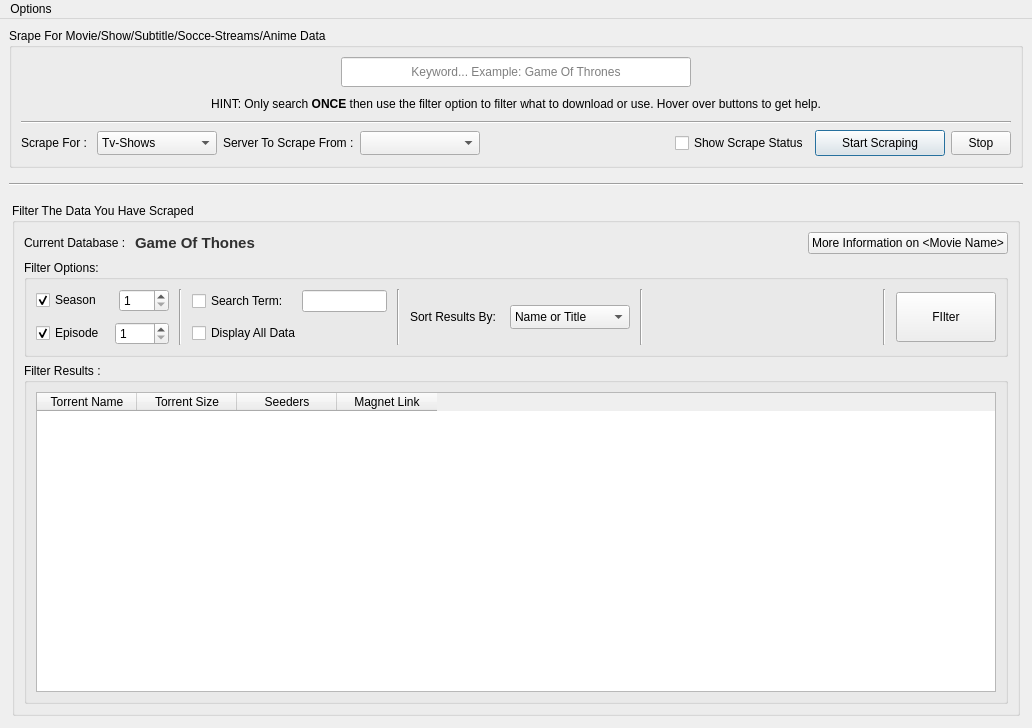
<?xml version="1.0" encoding="UTF-8"?>
<ui version="4.0">
 <class>MainWindow</class>
 <widget class="QMainWindow" name="MainWindow">
  <property name="geometry">
   <rect>
    <x>0</x>
    <y>0</y>
    <width>1032</width>
    <height>728</height>
   </rect>
  </property>
  <property name="windowTitle">
   <string>EZTV Torrent Scraper - Find Any Torrent!</string>
  </property>
  <property name="windowIcon">
   <iconset>
    <normaloff>C:/Users/RoyalState/.designer/imgs/torrent_icon.png</normaloff>C:/Users/RoyalState/.designer/imgs/torrent_icon.png</iconset>
  </property>
  <widget class="QWidget" name="centralwidget">
   <layout class="QVBoxLayout" name="verticalLayout">
    <property name="spacing">
     <number>0</number>
    </property>
    <property name="leftMargin">
     <number>0</number>
    </property>
    <property name="topMargin">
     <number>0</number>
    </property>
    <property name="rightMargin">
     <number>0</number>
    </property>
    <property name="bottomMargin">
     <number>0</number>
    </property>
    <item>
     <widget class="QFrame" name="frame">
      <property name="focusPolicy">
       <enum>Qt::StrongFocus</enum>
      </property>
      <property name="frameShape">
       <enum>QFrame::NoFrame</enum>
      </property>
      <property name="frameShadow">
       <enum>QFrame::Plain</enum>
      </property>
      <layout class="QVBoxLayout" name="verticalLayout_3">
       <item>
        <widget class="QGroupBox" name="groupBox">
         <property name="minimumSize">
          <size>
           <width>0</width>
           <height>140</height>
          </size>
         </property>
         <property name="maximumSize">
          <size>
           <width>16777215</width>
           <height>150</height>
          </size>
         </property>
         <property name="title">
          <string>Srape For Movie/Show/Subtitle/Socce-Streams/Anime Data</string>
         </property>
         <layout class="QVBoxLayout" name="verticalLayout_2">
          <item>
           <layout class="QHBoxLayout" name="horizontalLayout">
            <item>
             <spacer name="horizontalSpacer">
              <property name="orientation">
               <enum>Qt::Horizontal</enum>
              </property>
              <property name="sizeHint" stdset="0">
               <size>
                <width>40</width>
                <height>20</height>
               </size>
              </property>
             </spacer>
            </item>
            <item>
             <widget class="QLineEdit" name="keyword_edit">
              <property name="minimumSize">
               <size>
                <width>350</width>
                <height>30</height>
               </size>
              </property>
              <property name="toolTip">
               <string>Enter the keyword you want to search/scrape for.
You can, for example, enter Game Of thrones to get
all the torrents available for GOT and
then later filter the Sraped data for what you want exactly.</string>
              </property>
              <property name="alignment">
               <set>Qt::AlignCenter</set>
              </property>
              <property name="placeholderText">
               <string>Keyword... Example: Game Of Thrones</string>
              </property>
             </widget>
            </item>
            <item>
             <spacer name="horizontalSpacer_2">
              <property name="orientation">
               <enum>Qt::Horizontal</enum>
              </property>
              <property name="sizeHint" stdset="0">
               <size>
                <width>40</width>
                <height>20</height>
               </size>
              </property>
             </spacer>
            </item>
           </layout>
          </item>
          <item>
           <widget class="QLabel" name="label_6">
            <property name="text">
             <string>&lt;html&gt;&lt;head/&gt;&lt;body&gt;&lt;p&gt;HINT: Only search &lt;span style=&quot; font-weight:700;&quot;&gt;ONCE&lt;/span&gt; then use the filter option to filter what to download or use. Hover over buttons to get help.&lt;/p&gt;&lt;/body&gt;&lt;/html&gt;</string>
            </property>
            <property name="alignment">
             <set>Qt::AlignCenter</set>
            </property>
           </widget>
          </item>
          <item>
           <widget class="Line" name="line">
            <property name="orientation">
             <enum>Qt::Horizontal</enum>
            </property>
           </widget>
          </item>
          <item>
           <layout class="QHBoxLayout" name="horizontalLayout_4">
            <item>
             <layout class="QHBoxLayout" name="horizontalLayout_2">
              <item>
               <widget class="QLabel" name="label">
                <property name="text">
                 <string>Scrape For : </string>
                </property>
               </widget>
              </item>
              <item>
               <widget class="QComboBox" name="scrape_for_combo">
                <property name="minimumSize">
                 <size>
                  <width>120</width>
                  <height>24</height>
                 </size>
                </property>
                <property name="toolTip">
                 <string>Here you the category of media your search is from.</string>
                </property>
                <item>
                 <property name="text">
                  <string>Tv-Shows</string>
                 </property>
                </item>
                <item>
                 <property name="text">
                  <string>Movies</string>
                 </property>
                </item>
                <item>
                 <property name="text">
                  <string>Subtitles</string>
                 </property>
                </item>
                <item>
                 <property name="text">
                  <string>Soccer-Streams</string>
                 </property>
                </item>
                <item>
                 <property name="text">
                  <string>Anime</string>
                 </property>
                </item>
                <item>
                 <property name="text">
                  <string>General</string>
                 </property>
                </item>
               </widget>
              </item>
             </layout>
            </item>
            <item>
             <layout class="QHBoxLayout" name="horizontalLayout_3">
              <item>
               <widget class="QLabel" name="label_2">
                <property name="text">
                 <string>Server To Scrape From :</string>
                </property>
               </widget>
              </item>
              <item>
               <widget class="QComboBox" name="scrape_from_combo">
                <property name="minimumSize">
                 <size>
                  <width>120</width>
                  <height>24</height>
                 </size>
                </property>
                <property name="toolTip">
                 <string>Here you select the popular websites from where you
want to scrape the data from.</string>
                </property>
               </widget>
              </item>
             </layout>
            </item>
            <item>
             <spacer name="horizontalSpacer_3">
              <property name="orientation">
               <enum>Qt::Horizontal</enum>
              </property>
              <property name="sizeHint" stdset="0">
               <size>
                <width>40</width>
                <height>20</height>
               </size>
              </property>
             </spacer>
            </item>
            <item>
             <widget class="QCheckBox" name="show_status_check">
              <property name="minimumSize">
               <size>
                <width>130</width>
                <height>0</height>
               </size>
              </property>
              <property name="toolTip">
               <string>Keep this option checked to see the scraper working.</string>
              </property>
              <property name="text">
               <string>Show Scrape Status</string>
              </property>
             </widget>
            </item>
            <item>
             <widget class="QPushButton" name="start_scraping_button">
              <property name="minimumSize">
               <size>
                <width>130</width>
                <height>26</height>
               </size>
              </property>
              <property name="toolTip">
               <string>This button starts the scraping process and will search for
the Keyword in the selected site and return the found data.</string>
              </property>
              <property name="text">
               <string>Start Scraping</string>
              </property>
              <property name="icon">
               <iconset>
                <normaloff>C:/Users/RoyalState/.designer/imgs/scrape.png</normaloff>C:/Users/RoyalState/.designer/imgs/scrape.png</iconset>
              </property>
              <property name="default">
               <bool>true</bool>
              </property>
             </widget>
            </item>
            <item>
             <widget class="QPushButton" name="stop_scraping_button">
              <property name="minimumSize">
               <size>
                <width>0</width>
                <height>24</height>
               </size>
              </property>
              <property name="maximumSize">
               <size>
                <width>60</width>
                <height>16777215</height>
               </size>
              </property>
              <property name="toolTip">
               <string>This button will stop the scraping process.</string>
              </property>
              <property name="text">
               <string>Stop</string>
              </property>
              <property name="icon">
               <iconset>
                <normaloff>C:/Users/RoyalState/.designer/imgs/stop.png</normaloff>C:/Users/RoyalState/.designer/imgs/stop.png</iconset>
              </property>
             </widget>
            </item>
           </layout>
          </item>
         </layout>
        </widget>
       </item>
       <item>
        <widget class="Line" name="line_4">
         <property name="minimumSize">
          <size>
           <width>0</width>
           <height>20</height>
          </size>
         </property>
         <property name="orientation">
          <enum>Qt::Horizontal</enum>
         </property>
        </widget>
       </item>
       <item>
        <widget class="QStackedWidget" name="stackedWidget">
         <property name="currentIndex">
          <number>0</number>
         </property>
         <widget class="QWidget" name="page">
          <layout class="QVBoxLayout" name="verticalLayout_8">
           <property name="spacing">
            <number>0</number>
           </property>
           <property name="leftMargin">
            <number>3</number>
           </property>
           <property name="topMargin">
            <number>3</number>
           </property>
           <property name="rightMargin">
            <number>3</number>
           </property>
           <property name="bottomMargin">
            <number>3</number>
           </property>
           <item>
            <widget class="QGroupBox" name="groupBox_2">
             <property name="title">
              <string>Filter The Data You Have Scraped</string>
             </property>
             <layout class="QVBoxLayout" name="verticalLayout_4">
              <item>
               <layout class="QHBoxLayout" name="horizontalLayout_6">
                <item>
                 <layout class="QHBoxLayout" name="horizontalLayout_5">
                  <item>
                   <widget class="QLabel" name="label_3">
                    <property name="text">
                     <string>Current Database : </string>
                    </property>
                   </widget>
                  </item>
                  <item>
                   <widget class="QLabel" name="currnet_database_label">
                    <property name="text">
                     <string>&lt;html&gt;&lt;head/&gt;&lt;body&gt;&lt;p&gt;&lt;span style=&quot; font-size:11pt; font-weight:700; color:#313131;&quot;&gt;Game Of Thones&lt;/span&gt;&lt;/p&gt;&lt;/body&gt;&lt;/html&gt;</string>
                    </property>
                   </widget>
                  </item>
                 </layout>
                </item>
                <item>
                 <spacer name="horizontalSpacer_4">
                  <property name="orientation">
                   <enum>Qt::Horizontal</enum>
                  </property>
                  <property name="sizeHint" stdset="0">
                   <size>
                    <width>40</width>
                    <height>20</height>
                   </size>
                  </property>
                 </spacer>
                </item>
                <item>
                 <widget class="QPushButton" name="more_information_button">
                  <property name="toolTip">
                   <string>This button will try to get more details of the KEYWORD and display it in your browser.</string>
                  </property>
                  <property name="text">
                   <string>More Information on &lt;Movie Name&gt;</string>
                  </property>
                 </widget>
                </item>
               </layout>
              </item>
              <item>
               <widget class="QGroupBox" name="groupBox_3">
                <property name="title">
                 <string>Filter Options: </string>
                </property>
                <layout class="QHBoxLayout" name="horizontalLayout_11">
                 <property name="spacing">
                  <number>10</number>
                 </property>
                 <item>
                  <layout class="QVBoxLayout" name="verticalLayout_5">
                   <item>
                    <layout class="QHBoxLayout" name="horizontalLayout_9">
                     <item>
                      <widget class="QCheckBox" name="season_check">
                       <property name="toolTip">
                        <string>In case you are scraping for a Tv-Show
this will only filter in the season you set here.</string>
                       </property>
                       <property name="text">
                        <string>Season  </string>
                       </property>
                       <property name="checked">
                        <bool>true</bool>
                       </property>
                      </widget>
                     </item>
                     <item>
                      <widget class="QSpinBox" name="season_spin">
                       <property name="minimumSize">
                        <size>
                         <width>50</width>
                         <height>0</height>
                        </size>
                       </property>
                       <property name="toolTip">
                        <string>In case you are scraping for a Tv-Show
this will only filter in the season you set here.</string>
                       </property>
                       <property name="minimum">
                        <number>1</number>
                       </property>
                       <property name="maximum">
                        <number>999</number>
                       </property>
                      </widget>
                     </item>
                    </layout>
                   </item>
                   <item>
                    <layout class="QHBoxLayout" name="horizontalLayout_10">
                     <item>
                      <widget class="QCheckBox" name="episode_check">
                       <property name="toolTip">
                        <string>In case you are scraping for a Tv-Show
this will only filter in the episode you set here.</string>
                       </property>
                       <property name="text">
                        <string>Episode</string>
                       </property>
                       <property name="checked">
                        <bool>true</bool>
                       </property>
                      </widget>
                     </item>
                     <item>
                      <widget class="QSpinBox" name="episode_spin">
                       <property name="minimumSize">
                        <size>
                         <width>50</width>
                         <height>0</height>
                        </size>
                       </property>
                       <property name="toolTip">
                        <string>In case you are scraping for a Tv-Show
this will only filter in the episode you set here.</string>
                       </property>
                       <property name="minimum">
                        <number>1</number>
                       </property>
                       <property name="maximum">
                        <number>999</number>
                       </property>
                      </widget>
                     </item>
                    </layout>
                   </item>
                  </layout>
                 </item>
                 <item>
                  <widget class="Line" name="line_2">
                   <property name="orientation">
                    <enum>Qt::Vertical</enum>
                   </property>
                  </widget>
                 </item>
                 <item>
                  <layout class="QVBoxLayout" name="verticalLayout_6">
                   <item>
                    <layout class="QHBoxLayout" name="horizontalLayout_8">
                     <item>
                      <widget class="QCheckBox" name="search_term_check">
                       <property name="text">
                        <string>Search Term: </string>
                       </property>
                      </widget>
                     </item>
                     <item>
                      <widget class="QLineEdit" name="search_term_edit"/>
                     </item>
                    </layout>
                   </item>
                   <item>
                    <widget class="QCheckBox" name="display_all_data_check">
                     <property name="text">
                      <string>Display All Data</string>
                     </property>
                    </widget>
                   </item>
                  </layout>
                 </item>
                 <item>
                  <widget class="Line" name="line_3">
                   <property name="orientation">
                    <enum>Qt::Vertical</enum>
                   </property>
                  </widget>
                 </item>
                 <item>
                  <layout class="QHBoxLayout" name="horizontalLayout_7">
                   <item>
                    <widget class="QLabel" name="label_5">
                     <property name="text">
                      <string>Sort Results By: </string>
                     </property>
                    </widget>
                   </item>
                   <item>
                    <widget class="QComboBox" name="sort_by_combo">
                     <property name="minimumSize">
                      <size>
                       <width>120</width>
                       <height>24</height>
                      </size>
                     </property>
                     <item>
                      <property name="text">
                       <string>Name or Title</string>
                      </property>
                     </item>
                     <item>
                      <property name="text">
                       <string>Seeders</string>
                      </property>
                     </item>
                     <item>
                      <property name="text">
                       <string>Torrent Size</string>
                      </property>
                     </item>
                    </widget>
                   </item>
                  </layout>
                 </item>
                 <item>
                  <widget class="Line" name="line_5">
                   <property name="orientation">
                    <enum>Qt::Vertical</enum>
                   </property>
                  </widget>
                 </item>
                 <item>
                  <spacer name="horizontalSpacer_5">
                   <property name="orientation">
                    <enum>Qt::Horizontal</enum>
                   </property>
                   <property name="sizeHint" stdset="0">
                    <size>
                     <width>252</width>
                     <height>20</height>
                    </size>
                   </property>
                  </spacer>
                 </item>
                 <item>
                  <widget class="Line" name="line_6">
                   <property name="orientation">
                    <enum>Qt::Vertical</enum>
                   </property>
                  </widget>
                 </item>
                 <item>
                  <widget class="QPushButton" name="filter_button">
                   <property name="minimumSize">
                    <size>
                     <width>100</width>
                     <height>50</height>
                    </size>
                   </property>
                   <property name="maximumSize">
                    <size>
                     <width>60</width>
                     <height>16777215</height>
                    </size>
                   </property>
                   <property name="toolTip">
                    <string>Filter the scraped data for what you want according to the set filter options.
This can be done more than once.</string>
                   </property>
                   <property name="text">
                    <string>FIlter</string>
                   </property>
                  </widget>
                 </item>
                </layout>
               </widget>
              </item>
              <item>
               <widget class="QGroupBox" name="groupBox_4">
                <property name="title">
                 <string>Filter Results : </string>
                </property>
                <layout class="QVBoxLayout" name="verticalLayout_7">
                 <item>
                  <widget class="QTableWidget" name="results_table">
                   <property name="editTriggers">
                    <set>QAbstractItemView::NoEditTriggers</set>
                   </property>
                   <property name="selectionMode">
                    <enum>QAbstractItemView::SingleSelection</enum>
                   </property>
                   <property name="selectionBehavior">
                    <enum>QAbstractItemView::SelectRows</enum>
                   </property>
                   <column>
                    <property name="text">
                     <string>Torrent Name</string>
                    </property>
                   </column>
                   <column>
                    <property name="text">
                     <string>Torrent Size</string>
                    </property>
                   </column>
                   <column>
                    <property name="text">
                     <string>Seeders</string>
                    </property>
                   </column>
                   <column>
                    <property name="text">
                     <string>Magnet Link</string>
                    </property>
                   </column>
                  </widget>
                 </item>
                </layout>
               </widget>
              </item>
             </layout>
            </widget>
           </item>
          </layout>
         </widget>
         <widget class="QWidget" name="page_2">
          <layout class="QVBoxLayout" name="verticalLayout_9">
           <property name="spacing">
            <number>0</number>
           </property>
           <property name="leftMargin">
            <number>0</number>
           </property>
           <property name="topMargin">
            <number>0</number>
           </property>
           <property name="rightMargin">
            <number>0</number>
           </property>
           <property name="bottomMargin">
            <number>0</number>
           </property>
           <item>
            <widget class="QFrame" name="frame_2">
             <property name="frameShape">
              <enum>QFrame::StyledPanel</enum>
             </property>
             <property name="frameShadow">
              <enum>QFrame::Raised</enum>
             </property>
             <layout class="QHBoxLayout" name="horizontalLayout_12">
              <property name="leftMargin">
               <number>0</number>
              </property>
              <property name="rightMargin">
               <number>0</number>
              </property>
              <item>
               <widget class="QTextEdit" name="log_text">
                <property name="frameShape">
                 <enum>QFrame::NoFrame</enum>
                </property>
                <property name="frameShadow">
                 <enum>QFrame::Plain</enum>
                </property>
                <property name="readOnly">
                 <bool>true</bool>
                </property>
               </widget>
              </item>
              <item>
               <layout class="QVBoxLayout" name="verticalLayout_10">
                <property name="spacing">
                 <number>12</number>
                </property>
                <item>
                 <spacer name="verticalSpacer_2">
                  <property name="orientation">
                   <enum>Qt::Vertical</enum>
                  </property>
                  <property name="sizeHint" stdset="0">
                   <size>
                    <width>20</width>
                    <height>40</height>
                   </size>
                  </property>
                 </spacer>
                </item>
                <item>
                 <widget class="QPushButton" name="back_button">
                  <property name="text">
                   <string>Back</string>
                  </property>
                 </widget>
                </item>
                <item>
                 <widget class="QPushButton" name="clear_button">
                  <property name="text">
                   <string>Clear</string>
                  </property>
                 </widget>
                </item>
                <item>
                 <spacer name="verticalSpacer">
                  <property name="orientation">
                   <enum>Qt::Vertical</enum>
                  </property>
                  <property name="sizeType">
                   <enum>QSizePolicy::Fixed</enum>
                  </property>
                  <property name="sizeHint" stdset="0">
                   <size>
                    <width>20</width>
                    <height>40</height>
                   </size>
                  </property>
                 </spacer>
                </item>
                <item>
                 <widget class="QCheckBox" name="auto_scroll">
                  <property name="text">
                   <string>Auto Scroll</string>
                  </property>
                 </widget>
                </item>
                <item>
                 <spacer name="verticalSpacer_3">
                  <property name="orientation">
                   <enum>Qt::Vertical</enum>
                  </property>
                  <property name="sizeHint" stdset="0">
                   <size>
                    <width>20</width>
                    <height>40</height>
                   </size>
                  </property>
                 </spacer>
                </item>
               </layout>
              </item>
             </layout>
            </widget>
           </item>
          </layout>
         </widget>
        </widget>
       </item>
      </layout>
     </widget>
    </item>
   </layout>
  </widget>
  <widget class="QMenuBar" name="menubar">
   <property name="geometry">
    <rect>
     <x>0</x>
     <y>0</y>
     <width>1032</width>
     <height>22</height>
    </rect>
   </property>
   <widget class="QMenu" name="menuOptions">
    <property name="title">
     <string>Options</string>
    </property>
    <addaction name="actionSettings"/>
    <addaction name="separator"/>
    <addaction name="actionUpdate"/>
    <addaction name="actionReset_All"/>
    <addaction name="separator"/>
    <addaction name="actionExit"/>
   </widget>
   <addaction name="menuOptions"/>
  </widget>
  <action name="actionSettings">
   <property name="text">
    <string>Settings</string>
   </property>
  </action>
  <action name="actionUpdate">
   <property name="text">
    <string>Update</string>
   </property>
  </action>
  <action name="actionReset_All">
   <property name="text">
    <string>Reset All</string>
   </property>
  </action>
  <action name="actionExit">
   <property name="text">
    <string>Exit</string>
   </property>
  </action>
 </widget>
 <resources/>
 <connections>
  <connection>
   <sender>season_check</sender>
   <signal>toggled(bool)</signal>
   <receiver>season_spin</receiver>
   <slot>setEnabled(bool)</slot>
   <hints>
    <hint type="sourcelabel">
     <x>94</x>
     <y>303</y>
    </hint>
    <hint type="destinationlabel">
     <x>110</x>
     <y>302</y>
    </hint>
   </hints>
  </connection>
  <connection>
   <sender>episode_check</sender>
   <signal>toggled(bool)</signal>
   <receiver>episode_spin</receiver>
   <slot>setEnabled(bool)</slot>
   <hints>
    <hint type="sourcelabel">
     <x>96</x>
     <y>334</y>
    </hint>
    <hint type="destinationlabel">
     <x>110</x>
     <y>332</y>
    </hint>
   </hints>
  </connection>
  <connection>
   <sender>search_term_check</sender>
   <signal>toggled(bool)</signal>
   <receiver>search_term_edit</receiver>
   <slot>setEnabled(bool)</slot>
   <hints>
    <hint type="sourcelabel">
     <x>251</x>
     <y>303</y>
    </hint>
    <hint type="destinationlabel">
     <x>283</x>
     <y>303</y>
    </hint>
   </hints>
  </connection>
 </connections>
</ui>
